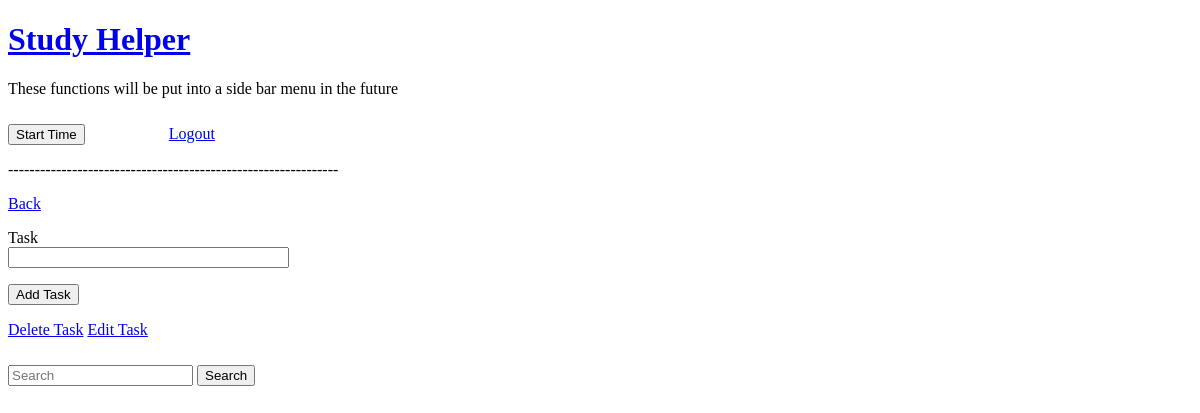
The app's page /todo-tracker (signed in), older data.
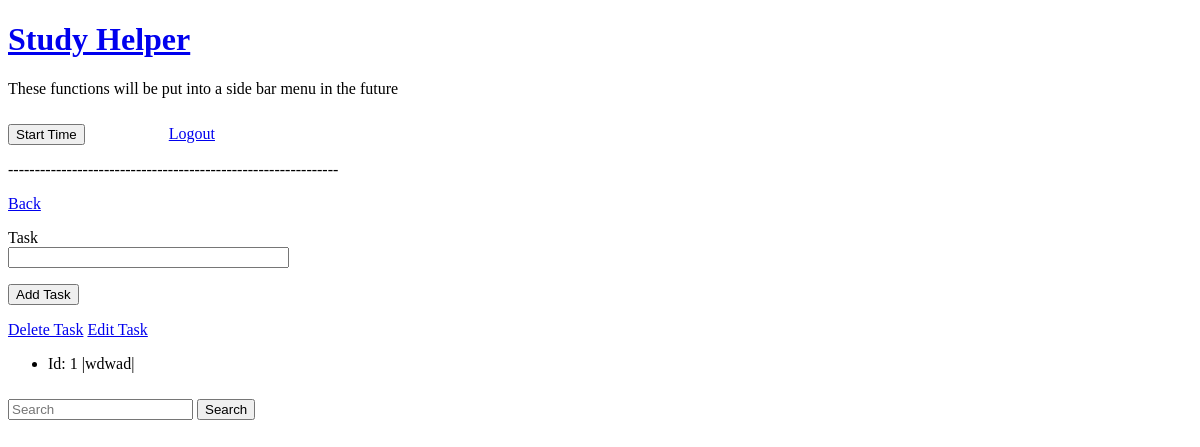
The same page, newer data.
### myapp/models.py (models this page shows)
class Task(UserMixin, db.Model):
    id = db.Column(db.Integer, primary_key=True)
    task = db.Column(db.String(256), index=True)
    author_id = db.Column(db.Integer, db.ForeignKey('user.id'))
    def __repr__(self):
        return f'Id: {self.id} |{self.task}|'

### myapp/routes.py (the view)
@myapp_obj.route("/todo-tracker", methods=['GET', 'POST'])
@login_required
def todo_tracker():
    add_form = TaskForm()
    list = Task.query.filter_by(author_id = current_user.get_id())
    if add_form.validate_on_submit():
        task = Task(task = add_form.task.data, author_id = current_user.get_id())
        db.session.add(task)
        db.session.commit()
        flash('Task added.')
    return render_template("/user/todo-tracker.html", add_form=add_form, list=list)

### myapp/forms.py
class TaskForm(FlaskForm):
    task = StringField('Task', validators=[DataRequired()])
    submit = SubmitField('Add Task')

### myapp/models.py (called while the page is built)
@login.user_loader
def load_user(id):
    return User.query.get(int(id))

### myapp/templates/user/todo-tracker.html (shortened to what this page needs)
{% extends "user/user_menu.html" %}
{% block content %}
<a href="/">Back</a>
<form method="POST" novalidate>
<p> {{ add_form.task.label }} <br>
{{ add_form.task(size=32) }}</p>
<p>{{ add_form.submit() }}</p>
</form>
<a href="/todo-tracker/delete">Delete Task</a>
<a href="/todo-tracker/rename">Edit Task</a>
<ul>
{% for tasks in list %}
    <li>{{ tasks }}</li>
{% endfor %}
</ul>
{% endblock %}

Row changes from the older to the newer data that the page shows:
added Task: id+task "Id: 1 |wdwad|"
